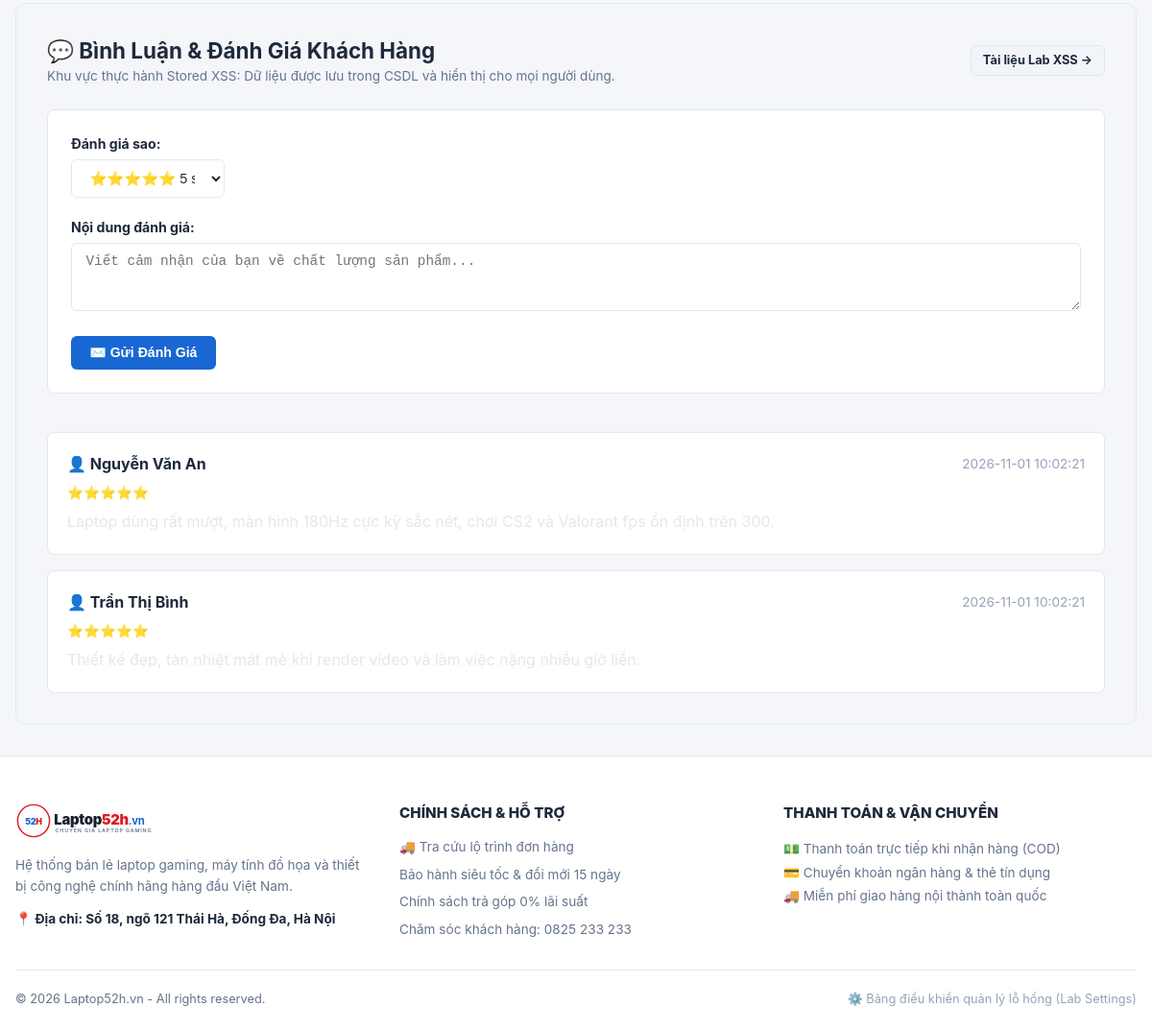
Before: /product/1 (lower part) with the older database file.
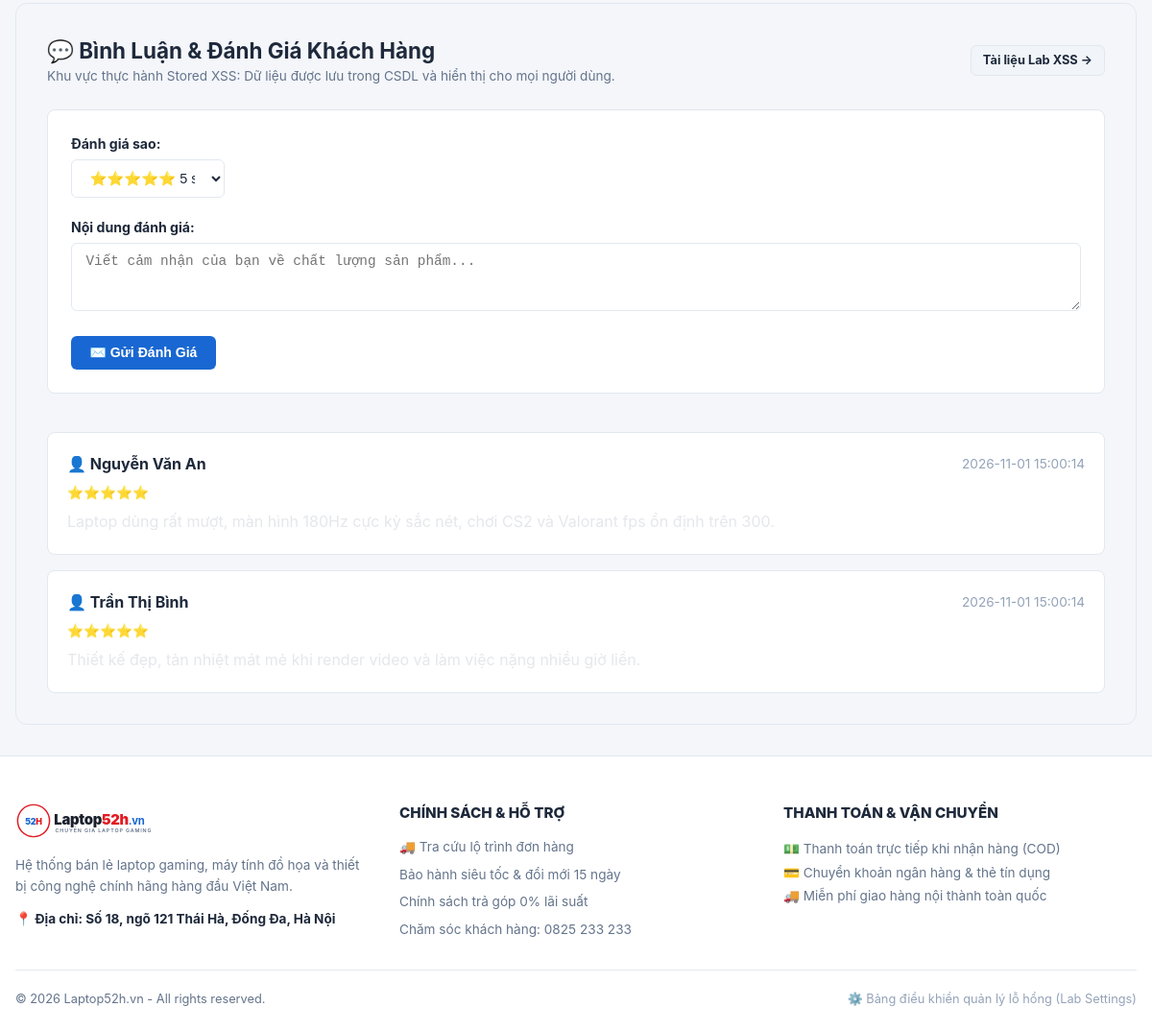
After: the same page with the newer database file.
### tables this page shows
CREATE TABLE comments (
        id INTEGER PRIMARY KEY AUTOINCREMENT,
        product_id INTEGER NOT NULL,
        user_id INTEGER NOT NULL,
        author_name TEXT NOT NULL,
        content TEXT NOT NULL,
        rating INTEGER DEFAULT 5,
        created_at TIMESTAMP DEFAULT CURRENT_TIMESTAMP,
        FOREIGN KEY (product_id) REFERENCES products (id) ON DELETE CASCADE,
        FOREIGN KEY (user_id) REFERENCES users (id) ON DELETE CASCADE
    );

### app/routes/product.py (the view)
@product_bp.route('/product/<int:product_id>')
def detail(product_id):
    db = get_db()
    product = db.execute("SELECT * FROM products WHERE id = ?", (product_id,)).fetchone()
    if not product:
        abort(404)
    comments = db.execute(
        "SELECT * FROM comments WHERE product_id = ? ORDER BY created_at DESC",
        (product_id,)
    ).fetchall()
    is_stored_xss_vuln = is_lab_vulnerable('xss')
    is_dom_xss_vuln = is_lab_vulnerable('xss')
    return render_template(
        'product_detail.html',
        product=product,
        comments=comments,
        is_stored_xss_vuln=is_stored_xss_vuln,
        is_dom_xss_vuln=is_dom_xss_vuln
    )

### app/database.py (called while the page is built)
def get_db():
    if 'db' not in g:
        db_path = current_app.config['DATABASE']
        g.db = sqlite3.connect(db_path)
        g.db.row_factory = sqlite3.Row
        g.db.execute("PRAGMA foreign_keys = ON;")
    return g.db

def is_lab_vulnerable(lab_id):
    if lab_id in ('reflected_xss', 'stored_xss', 'dom_xss'):
        lab_id = 'xss'
    if lab_id not in ('xss', 'sqli', 'command_injection'):
        return False
    try:
        db = get_db()
        row = db.execute("SELECT is_vulnerable FROM lab_settings WHERE lab_id = ?", (lab_id,)).fetchone()
        if row:
            return bool(row['is_vulnerable'])
    except Exception:
        pass
    return True

### app/templates/product_detail.html (shortened to what this page needs)
{% extends "base.html" %}
{% block content %}
<div style="margin: 2rem 0;">
    <section style="background: var(--bg-secondary); border: 1px solid var(--border-color); border-radius: var(--radius-lg); padding: 2rem;">
        <div style="display: flex; justify-content: space-between; align-items: center; margin-bottom: 1.5rem; flex-wrap: wrap; gap: 1rem;">
            <div>
                <h2 style="font-size: 1.4rem; font-weight: 700;">💬 Bình Luận & Đánh Giá Khách Hàng</h2>
                <p style="font-size: 0.85rem; color: var(--text-muted);">
                    Khu vực thực hành Stored XSS: Dữ liệu được lưu trong CSDL và hiển thị cho mọi người dùng.
                </p>
            </div>
            <div>
                <a href="{{ url_for('lab.detail', lab_id='xss') }}" class="btn btn-secondary btn-sm">Tài liệu Lab XSS →</a>
            </div>
        </div>
        <form action="{{ url_for('product.add_comment', product_id=product.id) }}" method="POST" style="margin-bottom: 2.5rem; background: var(--bg-card); padding: 1.5rem; border-radius: var(--radius-md); border: 1px solid var(--border-color);">
            <div class="form-group">
                <label class="form-label">Đánh giá sao:</label>
                <select name="rating" class="form-control" style="max-width: 160px;">
                    <option value="5">⭐⭐⭐⭐⭐ 5 sao</option>
                </select>
            </div>
            <div class="form-group">
                <label class="form-label">Nội dung đánh giá:</label>
                <textarea name="content" rows="3" class="form-control" placeholder="Viết cảm nhận của bạn về chất lượng sản phẩm..." required></textarea>
            </div>
            <button type="submit" class="btn btn-primary">✉️ Gửi Đánh Giá</button>
        </form>
        <div style="display: flex; flex-direction: column; gap: 1rem;">
            {% for comment in comments %}
                <div style="background: var(--bg-card); border: 1px solid var(--border-color); border-radius: var(--radius-md); padding: 1.25rem;">
                    <div style="display: flex; justify-content: space-between; align-items: center; margin-bottom: 0.5rem;">
                        <strong>👤 {{ comment.author_name }}</strong>
                        <span style="font-size: 0.85rem; color: var(--text-dim);">{{ comment.created_at }}</span>
                    </div>
                    <div style="color: #fbbf24; font-size: 0.85rem; margin-bottom: 0.5rem;">
                        {{ "⭐" * comment.rating }}
                    </div>
                    <div class="comment-content" style="color: #e5e7eb; line-height: 1.6;">
                        {% if is_stored_xss_vuln %}
                            {{ comment.content | safe }}
                        {% else %}
                            {{ comment.content }}
                        {% endif %}
                    </div>
                </div>
            {% else %}
                <p style="text-align: center; color: var(--text-dim); padding: 2rem;">Chưa có bình luận nào cho sản phẩm này. Hãy là người đầu tiên để lại đánh giá!</p>
            {% endfor %}
        </div>
    </section>
</div>
{% endblock %}

### app/templates/base.html (shortened to what this page needs)
<!DOCTYPE html>
<html lang="vi">
<head>
    <link rel="stylesheet" href="{{ url_for('static', filename='css/style.css') }}">
</head>
<body>
    <main class="container" style="flex: 1;">
        {% block content %}{% endblock %}
    </main>
    <footer class="shop-footer">
        <div class="container">
            <div style="display: grid; grid-template-columns: repeat(auto-fit, minmax(220px, 1fr)); gap: 2rem; margin-bottom: 2rem;">
                <div>
                    <img src="{{ url_for('static', filename='images/logo_laptop52h.svg') }}" alt="Laptop52h.vn Logo" height="38" style="margin-bottom: 0.75rem;">
                    <p style="line-height: 1.6; color: var(--text-muted);">
                        Hệ thống bán lẻ laptop gaming, máy tính đồ họa và thiết bị công nghệ chính hãng hàng đầu Việt Nam.
                    </p>
                    <p style="margin-top: 0.75rem; font-weight: 700; color: var(--text-main);">
                        📍 Địa chỉ: Số 18, ngõ 121 Thái Hà, Đống Đa, Hà Nội
                    </p>
                </div>
                <div>
                    <h4>Chính Sách & Hỗ Trợ</h4>
                    <ul>
                        <li><a href="{{ url_for('shipping.tracking') }}">🚚 Tra cứu lộ trình đơn hàng</a></li>
                        <li><a href="{{ url_for('main.product_list') }}">Bảo hành siêu tốc & đổi mới 15 ngày</a></li>
                        <li><a href="#">Chính sách trả góp 0% lãi suất</a></li>
                        <li><a href="#">Chăm sóc khách hàng: 0825 233 233</a></li>
                    </ul>
                </div>
                <div>
                    <h4>Thanh Toán & Vận Chuyển</h4>
                    <p style="line-height: 1.8; color: var(--text-muted);">
                        💵 Thanh toán trực tiếp khi nhận hàng (COD)<br>
                        💳 Chuyển khoản ngân hàng & thẻ tín dụng<br>
                        🚚 Miễn phí giao hàng nội thành toàn quốc
                    </p>
                </div>
            </div>
            <div style="border-top: 1px solid var(--border-color); padding-top: 1.25rem; display: flex; justify-content: space-between; align-items: center; flex-wrap: wrap; gap: 0.5rem; font-size: 0.8rem;">
                <p>© 2026 Laptop52h.vn - All rights reserved.</p>
                <div>
                    <a href="{{ url_for('lab.index') }}" style="color: var(--text-dim); text-decoration: none;" title="Cấu hình bài thực hành bảo mật">
                        ⚙️ Bảng điều khiển quản lý lỗ hổng (Lab Settings)
                    </a>
                </div>
            </div>
        </div>
    </footer>
</body>
</html>

### app/static/css/style.css (style rules this page uses)
:root { --bg-page: #f4f6fa; --bg-surface: #ffffff; --bg-card: #ffffff; --bg-subtle: #f8fafc; --border-color: #e2e8f0; --border-light: #cbd5e1; --border-focus: #1967d2; --text-main: #1e293b; --text-muted: #64748b; --text-dim: #94a3b8; --text-light: #ffffff; --primary-blue: #1967d2; --primary-blue-hover: #1557b0; --primary-blue-glow: rgba(25, 103, 210, 0.15); --accent-red: #e11b22; --accent-red-hover: #c41319; --price-red: #d0021b; --price-badge-bg: #fee2e2; --success: #10b981; --success-bg: #ecfdf5; --danger: #ef4444; --danger-bg: #fef2f2; --warning: #f59e0b; --warning-bg: #fffbeb; --gold-admin: #d97706; --gold-admin-bg: #fef3c7; --radius-xs: 4px; --radius-sm: 6px; --radius-md: 8px; --radius-lg: 12px; --radius-xl: 16px; --shadow-sm: 0 1px 3px rgba(0, 0, 0, 0.05); --shadow-md: 0 4px 14px rgba(0, 0, 0, 0.08); --shadow-lg: 0 10px 25px rgba(0, 0, 0, 0.1); --shadow-modal: 0 20px 45px rgba(0, 0, 0, 0.25); --transition: all 0.2s cubic-bezier(0.4, 0, 0.2, 1); }
* { margin: 0; padding: 0; box-sizing: border-box; }
body { font-family: -apple-system, BlinkMacSystemFont, "Segoe UI", Roboto, "Helvetica Neue", Arial, sans-serif; background-color: var(--bg-page); color: var(--text-main); line-height: 1.5; min-height: 100vh; display: flex; flex-direction: column; }
a { color: var(--primary-blue); text-decoration: none; transition: var(--transition); }
.container { width: 100%; max-width: 1240px; margin: 0 auto; padding: 0 1rem; }
.shop-footer { background: #ffffff; border-top: 1px solid var(--border-color); padding: 3rem 0 1.5rem 0; margin-top: auto; font-size: 0.85rem; color: var(--text-muted); }
.shop-footer h4 { font-size: 0.95rem; font-weight: 800; color: var(--text-main); margin-bottom: 0.85rem; text-transform: uppercase; }
.shop-footer ul { list-style: none; padding: 0; margin: 0; display: flex; flex-direction: column; gap: 0.5rem; }
.shop-footer a { color: var(--text-muted); }
.form-group { margin-bottom: 1.25rem; }
.form-label { display: block; font-size: 0.88rem; font-weight: 700; color: var(--text-main); margin-bottom: 0.35rem; }
.form-control { width: 100%; padding: 0.65rem 0.9rem; border: 1px solid var(--border-color); border-radius: var(--radius-sm); font-size: 0.9rem; color: var(--text-main); background: #fff; outline: none; transition: var(--transition); }
.btn { display: inline-flex; align-items: center; justify-content: center; padding: 0.6rem 1.2rem; font-weight: 700; font-size: 0.88rem; border-radius: var(--radius-sm); border: none; cursor: pointer; transition: var(--transition); }
.btn-primary { background: var(--primary-blue); color: #fff; }
.btn-secondary { background: #f1f5f9; color: var(--text-main); border: 1px solid var(--border-color); }
.btn-sm { padding: 0.35rem 0.75rem; font-size: 0.8rem; }

Changed rows visible on the page:
changed comments "Nguyễn Văn An": created_at "2026-11-01 10:02:21" → "2026-11-01 15:00:14"
changed comments "Trần Thị Bình": created_at "2026-11-01 10:02:21" → "2026-11-01 15:00:14"
